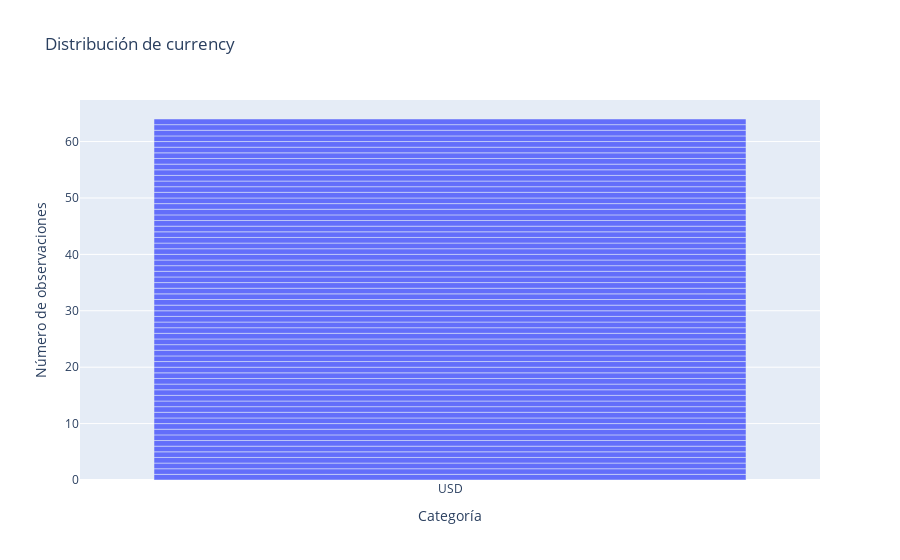
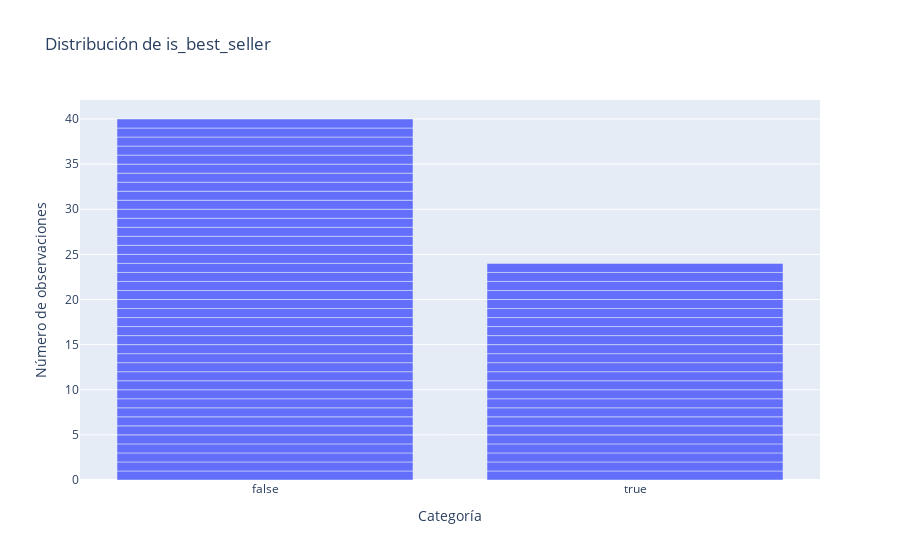
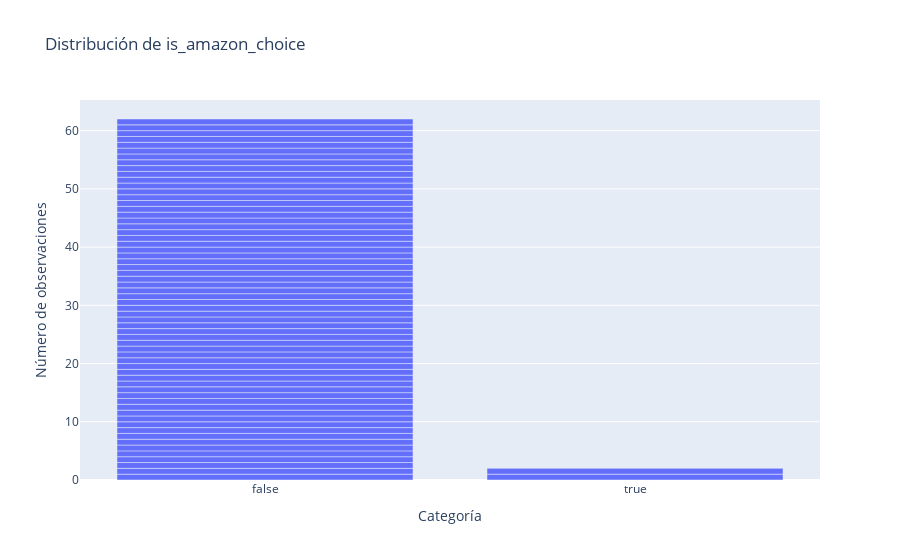
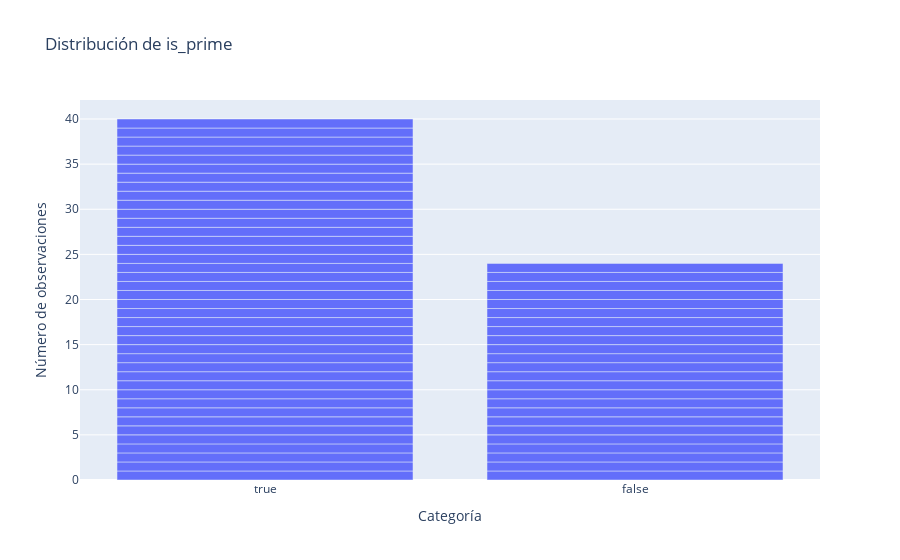

These figures' notebook cell, in order:
### Markdown cell above
## 4.1.1 Gráfico de barras para variables categóricas

### Code cell
categoricalColumns = ['currency', 'is_best_seller', 'is_amazon_choice', 'is_prime', 'climate_pledge_friendly', 'delivery', 'has_variations']

dfAmazonProduct[categoricalColumns] = dfAmazonProduct[categoricalColumns].fillna('')

for col in categoricalColumns:
    fig = px.bar(dfAmazonProduct, x=col, title=f'Distribución de {col}', labels={col: 'Categoría', 'count': 'Número de observaciones'})
    fig.show()

### Figure 1 — Plotly figure (JSON) as saved in the notebook; plotly's stock layout.template omitted (floating-point values rounded to 4 significant figures)
{"data": [{"alignmentgroup": "True", "hovertemplate": "Categoría=%{x}<br>Número de observaciones=%{y}<extra></extra>", "legendgroup": "", "marker": {"color": "#636efa", "pattern": {"shape": ""}}, "name": "", "offsetgroup": "", "orientation": "v", "showlegend": false, "textposition": "auto", "type": "bar", "x": ["USD", "USD", "USD", "USD", "USD", "USD", "USD", "USD", "USD", "USD", "USD", "USD", "USD", "USD", "USD", "USD", "USD", "USD", "USD", "USD", "USD", "USD", "USD", "USD", "USD", "USD", "USD", "USD", "USD", "USD", "USD", "USD", "USD", "USD", "USD", "USD", "USD", "USD", "USD", "USD", "USD", "USD", "USD", "USD", "USD", "USD", "USD", "USD", "USD", "USD", "USD", "USD", "USD", "USD", "USD", "USD", "USD", "USD", "USD", "USD", "USD", "USD", "USD", "USD"], "xaxis": "x", "y": [1, 1, 1, 1, 1, 1, 1, 1, 1, 1, 1, 1, 1, 1, 1, 1, 1, 1, 1, 1, 1, 1, 1, 1, 1, 1, 1, 1, 1, 1, 1, 1, 1, 1, 1, 1, 1, 1, 1, 1, 1, 1, 1, 1, 1, 1, 1, 1, 1, 1, 1, 1, 1, 1, 1, 1, 1, 1, 1, 1, 1, 1, 1, 1], "yaxis": "y"}], "layout": {"barmode": "relative", "legend": {"tracegroupgap": 0}, "title": {"text": "Distribución de currency"}, "xaxis": {"anchor": "y", "domain": [0, 1], "title": {"text": "Categoría"}}, "yaxis": {"anchor": "x", "domain": [0, 1], "title": {"text": "Número de observaciones"}}}}

### Figure 2 — Plotly figure (JSON) as saved in the notebook; plotly's stock layout.template omitted (floating-point values rounded to 4 significant figures)
{"data": [{"alignmentgroup": "True", "hovertemplate": "Categoría=%{x}<br>Número de observaciones=%{y}<extra></extra>", "legendgroup": "", "marker": {"color": "#636efa", "pattern": {"shape": ""}}, "name": "", "offsetgroup": "", "orientation": "v", "showlegend": false, "textposition": "auto", "type": "bar", "x": [false, false, false, false, false, false, false, false, false, false, false, true, false, false, false, false, false, false, false, true, true, true, true, false, true, true, true, true, false, true, false, true, false, true, false, false, false, false, false, true, false, true, false, false, false, true, true, true, true, false, true, false, true, false, false, false, false, true, false, false, true, false, true, true], "xaxis": "x", "y": [1, 1, 1, 1, 1, 1, 1, 1, 1, 1, 1, 1, 1, 1, 1, 1, 1, 1, 1, 1, 1, 1, 1, 1, 1, 1, 1, 1, 1, 1, 1, 1, 1, 1, 1, 1, 1, 1, 1, 1, 1, 1, 1, 1, 1, 1, 1, 1, 1, 1, 1, 1, 1, 1, 1, 1, 1, 1, 1, 1, 1, 1, 1, 1], "yaxis": "y"}], "layout": {"barmode": "relative", "legend": {"tracegroupgap": 0}, "title": {"text": "Distribución de is_best_seller"}, "xaxis": {"anchor": "y", "domain": [0, 1], "title": {"text": "Categoría"}}, "yaxis": {"anchor": "x", "domain": [0, 1], "title": {"text": "Número de observaciones"}}}}

### Figure 3 — Plotly figure (JSON) as saved in the notebook; plotly's stock layout.template omitted (floating-point values rounded to 4 significant figures)
{"data": [{"alignmentgroup": "True", "hovertemplate": "Categoría=%{x}<br>Número de observaciones=%{y}<extra></extra>", "legendgroup": "", "marker": {"color": "#636efa", "pattern": {"shape": ""}}, "name": "", "offsetgroup": "", "orientation": "v", "showlegend": false, "textposition": "auto", "type": "bar", "x": [false, false, false, false, false, false, false, false, false, false, false, false, false, false, false, true, true, false, false, false, false, false, false, false, false, false, false, false, false, false, false, false, false, false, false, false, false, false, false, false, false, false, false, false, false, false, false, false, false, false, false, false, false, false, false, false, false, false, false, false, false, false, false, false], "xaxis": "x", "y": [1, 1, 1, 1, 1, 1, 1, 1, 1, 1, 1, 1, 1, 1, 1, 1, 1, 1, 1, 1, 1, 1, 1, 1, 1, 1, 1, 1, 1, 1, 1, 1, 1, 1, 1, 1, 1, 1, 1, 1, 1, 1, 1, 1, 1, 1, 1, 1, 1, 1, 1, 1, 1, 1, 1, 1, 1, 1, 1, 1, 1, 1, 1, 1], "yaxis": "y"}], "layout": {"barmode": "relative", "legend": {"tracegroupgap": 0}, "title": {"text": "Distribución de is_amazon_choice"}, "xaxis": {"anchor": "y", "domain": [0, 1], "title": {"text": "Categoría"}}, "yaxis": {"anchor": "x", "domain": [0, 1], "title": {"text": "Número de observaciones"}}}}

### Figure 4 — Plotly figure (JSON) as saved in the notebook; plotly's stock layout.template omitted (floating-point values rounded to 4 significant figures)
{"data": [{"alignmentgroup": "True", "hovertemplate": "Categoría=%{x}<br>Número de observaciones=%{y}<extra></extra>", "legendgroup": "", "marker": {"color": "#636efa", "pattern": {"shape": ""}}, "name": "", "offsetgroup": "", "orientation": "v", "showlegend": false, "textposition": "auto", "type": "bar", "x": [true, true, true, false, true, true, true, true, true, true, true, true, true, true, true, true, true, true, true, true, true, true, false, false, true, true, true, true, true, true, false, false, true, false, false, true, false, true, true, true, true, true, false, false, false, false, true, true, false, true, false, true, true, true, false, false, false, false, false, false, false, false, false, false], "xaxis": "x", "y": [1, 1, 1, 1, 1, 1, 1, 1, 1, 1, 1, 1, 1, 1, 1, 1, 1, 1, 1, 1, 1, 1, 1, 1, 1, 1, 1, 1, 1, 1, 1, 1, 1, 1, 1, 1, 1, 1, 1, 1, 1, 1, 1, 1, 1, 1, 1, 1, 1, 1, 1, 1, 1, 1, 1, 1, 1, 1, 1, 1, 1, 1, 1, 1], "yaxis": "y"}], "layout": {"barmode": "relative", "legend": {"tracegroupgap": 0}, "title": {"text": "Distribución de is_prime"}, "xaxis": {"anchor": "y", "domain": [0, 1], "title": {"text": "Categoría"}}, "yaxis": {"anchor": "x", "domain": [0, 1], "title": {"text": "Número de observaciones"}}}}
